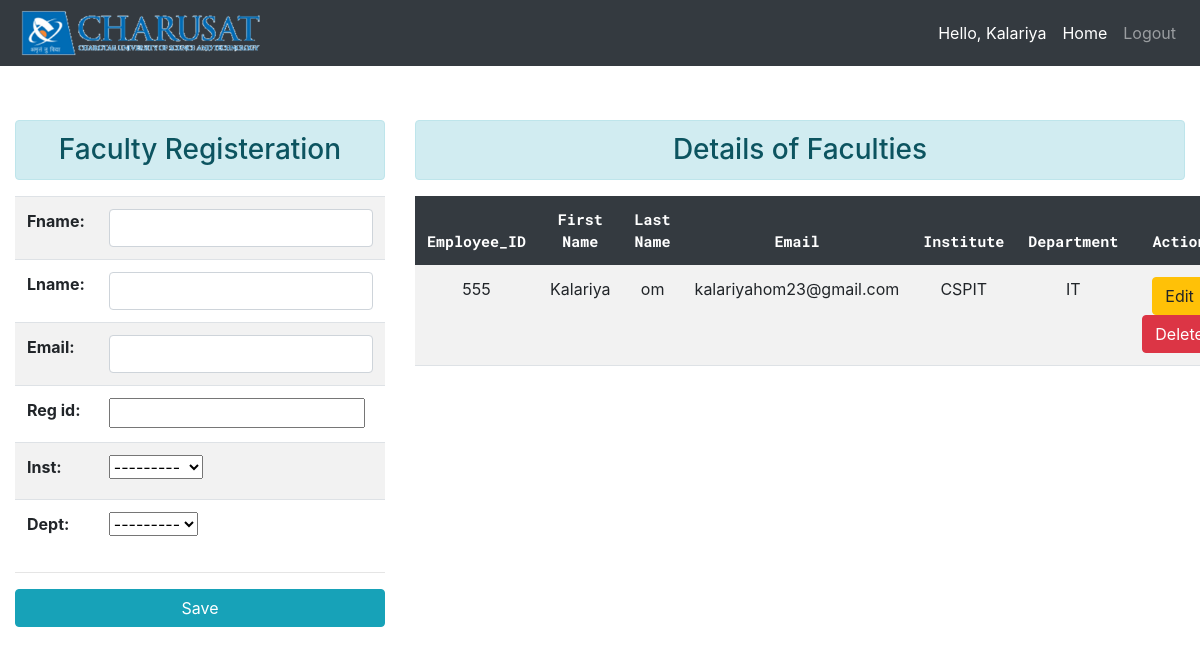
/admin_page (signed in), run on the app's committed database.
### attendance_system/models.py (models this page shows, shortened)
class Person(models.Model):
    fname=models.CharField(max_length=20,null=True)
    lname=models.CharField(max_length=20,null=True)
    email=models.EmailField(max_length=50,null=True)
    password=models.CharField(max_length=100,blank=True,null=True)
    reg_id=models.IntegerField(blank=True,null=True)
    inst = models.ForeignKey(Country, on_delete=models.SET_NULL,blank=True, null=True)
    dept = models.ForeignKey(City, on_delete=models.SET_NULL,blank=True, null=True)
    is_pass_change=models.BooleanField(blank=True,null=True,default=True)

class Country(models.Model):
    name = models.CharField(max_length=30)
    def __str__(self):
        return self.name

class City(models.Model):
    inst = models.ForeignKey(Country, on_delete=models.CASCADE)
    name = models.CharField(max_length=30)
    def __str__(self):
        return self.name

### attendance_system/views.py (the view)
# urls.py: path('admin_page',views.admin_page,name="admin_page"),
def admin_page(request,id=None):
    msg=None
    username=str(request.session['fetch_username'])
    form=FacultyRegisteration()
    details=Person.objects.all()
    return render(request,'admin_login.html',{'form':form, 'id':0, 'details':details,'username':username})

### attendance_system/forms.py
class FacultyRegisteration(forms.ModelForm):
    class Meta:
        model=Person
        fields='__all__'
        widgets= {
            'fname':forms.TextInput(attrs={'class':'form-control'}),
            'lname':forms.TextInput(attrs={'class':'form-control'}),
            'email':forms.EmailInput(attrs={'class':'form-control'}),
            'password':forms.PasswordInput(attrs={'class':'form-control'}),
        }
    def __init__(self, *args, **kwargs):
        super().__init__(*args, **kwargs)
        self.fields['password'].widget=forms.HiddenInput()
        self.fields['is_pass_change'].widget=forms.HiddenInput()

### attendance_system/templates/admin_login.html (shortened to what this page needs)
{% load static %}
<!DOCTYPE html>
<html>
<head>
	<link rel="stylesheet" href="https://stackpath.bootstrapcdn.com/bootstrap/4.3.1/css/bootstrap.min.css">
</head>
<body>
	<nav class="navbar navbar-expand-lg navbar-dark fixed-top bg-dark">
		<img src="{% static 'images/logo.png' %}" height="50px" width="250px">
		 <div class="collapse navbar-collapse" id="navbarNav">
		   <ul class="navbar-nav ml-auto">
			 <li class="nav-item active">
        <span class="nav-link">Hello, {{request.session.fetch_username}}</span>
			 </li>
			 <li class="nav-item active">
			   <a href="{% url 'admin_home' %}" class="nav-link">Home</a>
			 </li>
			 <li class="nav-item">
			   <a class="nav-link" href="{% url 'logout' %}">Logout</a>
			 </li>
		   </ul>
		 </div>
	   </nav>
	<div class="container-fluid">
        <div class="row">
            <div class="col-md-4">
                <h3 class="text-center alert alert-info">Faculty Registeration </h3>
                {% if id is 0 %}
                <form method="post" id="personForm" action="{% url 'faculty_add' 0 %}" data-cities-url="{% url 'ajax_load_cities' %}" novalidate>
                {% else %}
                <form method="post" id="personForm" action="{% url 'faculty_add' id %}" data-cities-url="{% url 'ajax_load_cities' %}" novalidate>
                        <input type="hidden" value="{{id}}" name="id">
                        <input type="hidden" value="0" name="faculty_page">
                        <input type="hidden" name="fetch_username" value="{{username}}">
                {% endif %}
                    <table class="table table-striped">
                        {{ form }}
                    </table>
                    <hr/>
                        <input type="submit" class="btn btn-info col-md-12" value="Save">
                  </form>
            </div>
            <div class="col-md-8">
                <h3 class="text-center alert alert-info">Details of Faculties</h3>
                {% if details %}
                <table class="td table table-borderless table-striped table-hover table border-bottom">
                    <thead class="table-dark">
                      <tr>
                        <th>Employee_ID</th>
                        <th>First Name</th>
                        <th>Last Name</th>
                        <th>Email</th>
                        <th>Institute</th>
                        <th>Department</th>
                        <th>Action</th>
                      </tr>
                    </thead>
                    <tbody>
                      {% for person in details reversed %}
                        <tr>
                          <td>{{ person.reg_id }}</td>
                          <td>{{ person.fname }}</td>
                          <td>{{ person.lname }}</td>
                          <td>{{ person.email }}</td>
                          <td>{{ person.inst.name }}</td>
                          <td>{{ person.dept.name }}</td>
                          <td>
                            <form action="{% url 'faculty_edit' person.id %}" method="POST" class="d-inline">
                            <input type="submit" class="btn btn-warning" value="Edit">
                          </form>
                              <form action="{% url 'faculty_delete' person.id %}" method="POST" class="d-inline">
                              <input type="submit" class="btn btn-danger" value="Delete">
                            </form>
                          </td>
                        </tr>
                      {% endfor %}
                    </tbody>
                  </table>
                  {% endif %}
            </div>
        </div>
    </div>
</body>
</html>

### attendance_system/templates/admin_login.html (style rules this page uses)
.col-md-4, .col-md-8 { margin-top: 10%; }
.td { text-align: center; }
thead { text-align:center; font-size: 15px; font-family: 'Roboto Mono', monospace; }

### data on the page
Person: session.fetch_username "Kalariya", reg_id "555", fname "Kalariya", lname "om", email "kalariyahom23@gmail.com", inst.name "CSPIT", dept.name "IT"
